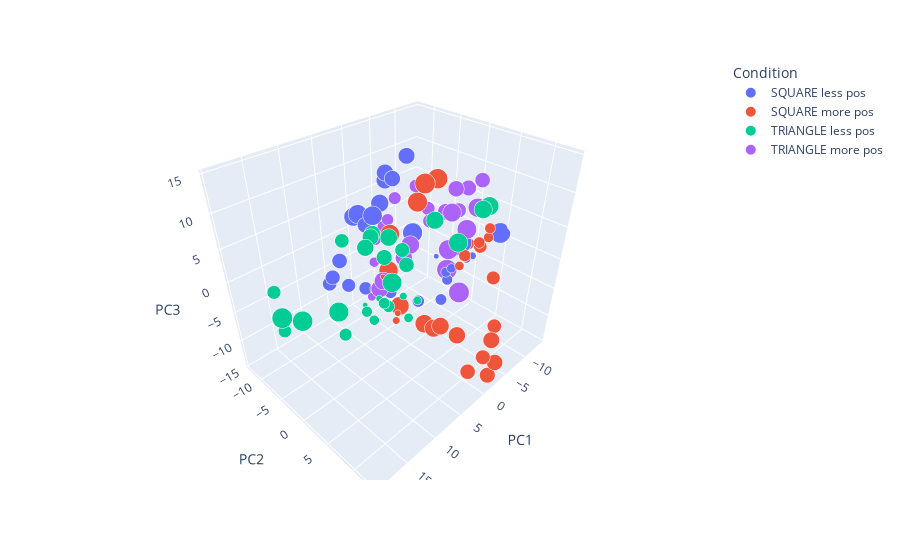

Notebook source saved alongside this figure:
### Code cell
transformed_df, pca_false = project_conditioned_firing_rates(false_trials)
transformed_df["ZeroedTimeBins"] = transformed_df.TimeBins - 1.3
# transformed_df["ZeroedTimeBins"] = transformed_df.TimeBins

fig = px.scatter_3d(
    transformed_df, 
    x='PC1', y='PC2', z='PC3',
    color='Condition', 
    opacity=1,
    size='ZeroedTimeBins',
    # color_discrete_sequence=colors
)
fig.write_html("/data/patrick_res/figures/pca_not_max.html")
fig.show()

### Figure 1 — Plotly figure (JSON) as saved in the notebook; plotly's stock layout.template omitted (floating-point values rounded to 4 significant figures)
{"data": [{"hovertemplate": "Condition=SQUARE less pos<br>PC1=%{x}<br>PC2=%{y}<br>PC3=%{z}<br>ZeroedTimeBins=%{marker.size}<extra></extra>", "legendgroup": "SQUARE less pos", "marker": {"color": "#636efa", "opacity": 1, "size": [0.1, 0.15, 0.2, 0.25, 0.3, 0.35, 0.4, 0.45, 0.5, 0.55, 0.6, 0.65, 0.7, 0.75, 0.8, 0.85, 0.9, 0.95, 1.0, 1.05, 1.1, 1.15, 1.2, 1.25, 1.3, 1.35, 1.4, 1.45], "sizemode": "area", "sizeref": 0.003625, "symbol": "circle"}, "mode": "markers", "name": "SQUARE less pos", "scene": "scene", "showlegend": true, "type": "scatter3d", "x": [-5.931, -7.963, -8.876, -7.982, -5.848, -5.476, -5.601, -3.945, -1.563, 0.2916, 2.323, 3.288, 4.988, 4.771, 4.089, 0.5129, -4.179, -7.064, -5.309, -5.594, -4.147, -1.076, 0.7941, 0.2691, -0.7018, -2.469, -6.913, -13.67], "y": [-0.8646, 1.173, 3.373, 3.027, 2.11, 1.437, 1.681, 2.081, -0.1995, -4.086, -7.326, -10.12, -12.6, -11.96, -10.83, -8.908, -8.142, -8.204, -10.82, -11.16, -10.83, -10.56, -11.15, -10.76, -8.658, -2.471, 2.725, 4.431], "z": [-2.318, -1.643, -1.626, -1.881, -2.936, -3.752, -5.043, -7.555, -7.811, -7.232, -7.194, -7.618, -7.733, -6.321, -3.104, 2.258, 8.143, 10.63, 7.818, 6.431, 3.299, 1.729, 2.83, 3.219, 3.41, 2.48, 1.24, 0.6094]}, {"hovertemplate": "Condition=SQUARE more pos<br>PC1=%{x}<br>PC2=%{y}<br>PC3=%{z}<br>ZeroedTimeBins=%{marker.size}<extra></extra>", "legendgroup": "SQUARE more pos", "marker": {"color": "#EF553B", "opacity": 1, "size": [0.1, 0.15, 0.2, 0.25, 0.3, 0.35, 0.4, 0.45, 0.5, 0.55, 0.6, 0.65, 0.7, 0.75, 0.8, 0.85, 0.9, 0.95, 1.0, 1.05, 1.1, 1.15, 1.2, 1.25, 1.3, 1.35, 1.4, 1.45], "sizemode": "area", "sizeref": 0.003625, "symbol": "circle"}, "mode": "markers", "name": "SQUARE more pos", "scene": "scene", "showlegend": true, "type": "scatter3d", "x": [3.941, 1.933, 1.207, -1.701, -6.347, -9.246, -7.952, -5.466, -5.192, -7.738, -8.694, -7.625, -3.844, -0.5968, 0.2509, -2.383, -2.885, -2.762, -0.9018, -0.3156, 0.03457, -0.3111, 0.8014, 0.7245, 1.005, -0.006259, 0.8731, 3.759], "y": [-1.677, -0.9072, -1.985, -0.5681, 3.113, 5.474, 6.391, 6.64, 4.717, 3.206, 4.653, 8.059, 11.57, 12.47, 10.91, 12.45, 13.0, 12.06, 7.713, 5.183, 4.262, 2.189, -1.693, -4.018, -3.38, 0.5921, 4.429, 5.116], "z": [-1.341, -8.432, -10.94, -8.034, -2.272, 2.204, 4.581, 3.582, 0.7808, 0.8802, 0.6094, -2.465, -6.697, -9.572, -12.83, -14.34, -11.81, -8.205, -8.932, -8.478, -9.219, -9.891, -8.17, -3.078, 3.342, 9.246, 13.95, 14.56]}, {"hovertemplate": "Condition=TRIANGLE less pos<br>PC1=%{x}<br>PC2=%{y}<br>PC3=%{z}<br>ZeroedTimeBins=%{marker.size}<extra></extra>", "legendgroup": "TRIANGLE less pos", "marker": {"color": "#00cc96", "opacity": 1, "size": [0.1, 0.15, 0.2, 0.25, 0.3, 0.35, 0.4, 0.45, 0.5, 0.55, 0.6, 0.65, 0.7, 0.75, 0.8, 0.85, 0.9, 0.95, 1.0, 1.05, 1.1, 1.15, 1.2, 1.25, 1.3, 1.35, 1.4, 1.45], "sizemode": "area", "sizeref": 0.003625, "symbol": "circle"}, "mode": "markers", "name": "TRIANGLE less pos", "scene": "scene", "showlegend": true, "type": "scatter3d", "x": [8.035, 6.265, 3.795, 3.282, 6.399, 11.04, 11.24, 9.04, 8.727, 13.57, 18.54, 18.14, 10.91, 6.191, 5.716, 7.175, 8.551, 9.934, 11.34, 9.919, 5.503, 0.09916, -1.233, 2.632, 9.265, 14.92, 18.06, 19.23], "y": [-0.8165, 0.01322, 1.989, 4.064, 5.48, 4.283, 3.256, 3.924, 4.345, 1.801, -3.695, -5.447, -1.008, 4.103, 4.347, 2.062, 1.632, 2.905, 3.581, 5.755, 8.242, 10.49, 10.35, 9.364, 5.534, 2.656, -0.1171, -2.53], "z": [-3.354, -2.795, -2.681, -2.531, -2.723, -1.004, -0.1836, 0.2317, -0.1863, -3.272, -3.04, 1.748, 7.699, 6.62, 4.427, 5.08, 8.787, 9.487, 9.05, 10.67, 11.96, 12.04, 11.9, 8.39, 4.288, 1.609, 0.4715, 0.1732]}, {"hovertemplate": "Condition=TRIANGLE more pos<br>PC1=%{x}<br>PC2=%{y}<br>PC3=%{z}<br>ZeroedTimeBins=%{marker.size}<extra></extra>", "legendgroup": "TRIANGLE more pos", "marker": {"color": "#ab63fa", "opacity": 1, "size": [0.1, 0.15, 0.2, 0.25, 0.3, 0.35, 0.4, 0.45, 0.5, 0.55, 0.6, 0.65, 0.7, 0.75, 0.8, 0.85, 0.9, 0.95, 1.0, 1.05, 1.1, 1.15, 1.2, 1.25, 1.3, 1.35, 1.4, 1.45], "sizemode": "area", "sizeref": 0.003625, "symbol": "circle"}, "mode": "markers", "name": "TRIANGLE more pos", "scene": "scene", "showlegend": true, "type": "scatter3d", "x": [-3.053, -1.84, 1.663, 4.089, 2.363, -0.1987, -3.014, -5.372, -6.174, -7.78, -9.814, -8.184, -6.182, -8.441, -11.74, -9.409, -7.455, -6.544, -1.332, 2.894, 2.911, 0.1613, -2.355, -4.977, -6.021, -6.362, -6.398, -5.301], "y": [-5.726, -5.16, -4.45, -3.944, -5.296, -8.025, -10.72, -11.54, -11.31, -11.34, -8.84, -4.809, -2.594, 0.642, 1.766, 1.245, 0.6769, -0.1058, -3.007, -3.591, -2.816, -0.3691, 4.265, 6.166, 4.054, 0.9113, 0.8302, 4.166], "z": [-4.21, -4.97, -4.977, -5.927, -6.123, -4.038, -2.578, -1.535, -0.5185, 2.628, 4.836, 3.168, 2.789, 4.868, 8.686, 8.135, 8.496, 5.069, -1.399, -4.951, -3.167, 2.619, 8.289, 8.688, 4.266, -0.5229, -4.04, -5.831]}], "layout": {"legend": {"itemsizing": "constant", "title": {"text": "Condition"}, "tracegroupgap": 0}, "margin": {"t": 60}, "scene": {"domain": {"x": [0, 1], "y": [0, 1]}, "xaxis": {"title": {"text": "PC1"}}, "yaxis": {"title": {"text": "PC2"}}, "zaxis": {"title": {"text": "PC3"}}}}}
